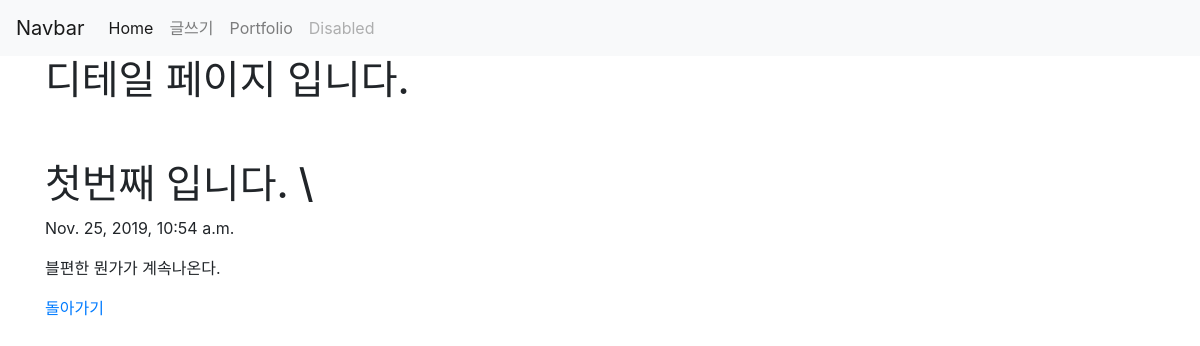
Page /blog/1/ on the committed database.
### blog/models.py (models this page shows, shortened)
class Blog(models.Model):
    title = models.CharField(max_length=200)
    pub_date = models.DateTimeField('date published')
    body = models.TextField()

### blog/views.py (the view)
# urls.py: path('<int:blog_id>/', views.detail, name='detail'),
def detail(request, blog_id):
    blog_detail = get_object_or_404(Blog, pk=blog_id)
    return render(request,'detail.html', {'blog': blog_detail})

### blog/templates/detail.html (shortened to what this page needs)
              {% extends 'base.html' %}
              {% block content %}
                        <h1>디테일 페이지 입니다.</h1>
                        <br><br>
                    <h1>{{ blog.title }}</h1>
                    <p>{{ blog.pub_date }}</p>
                    <p>{{ blog.body }}</p>
                    <a href="{% url 'home' %}">돌아가기</a>
                </div>
                {% endblock %}

### rows in the picture
Blog: title "첫번째 입니다. \\", pub_date "Nov. 25, 2019, 10:54 a.m.", body "블편한 뭔가가 계속나온다."
